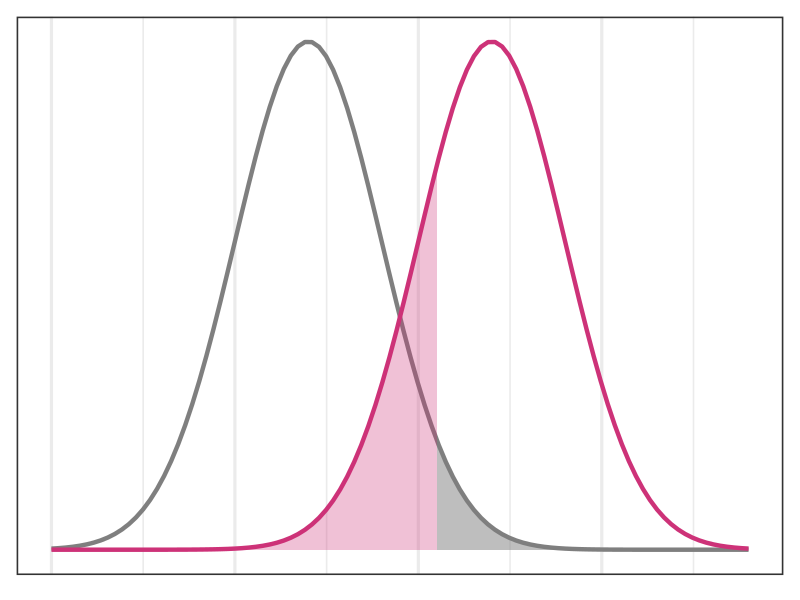
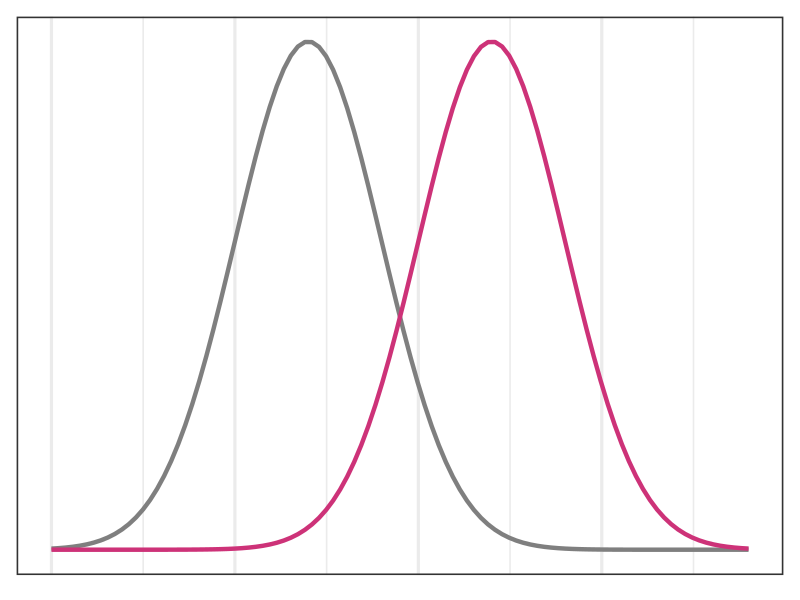
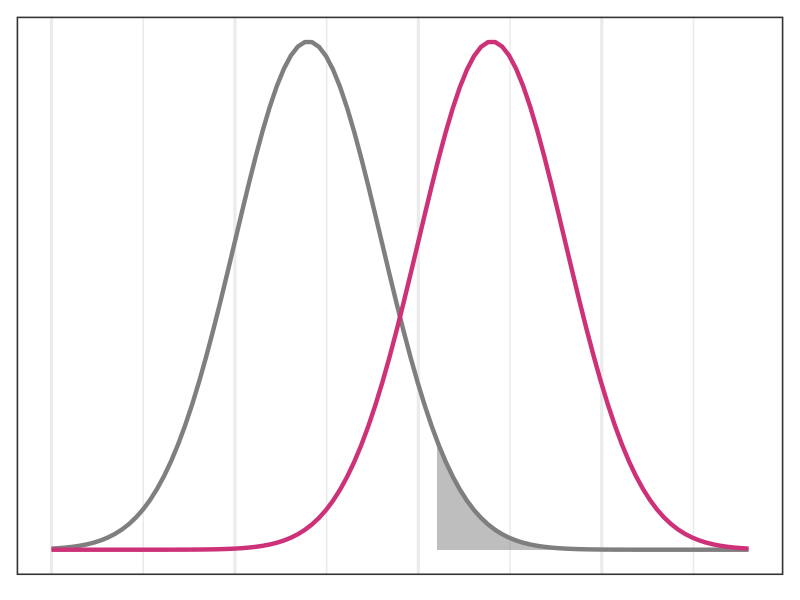
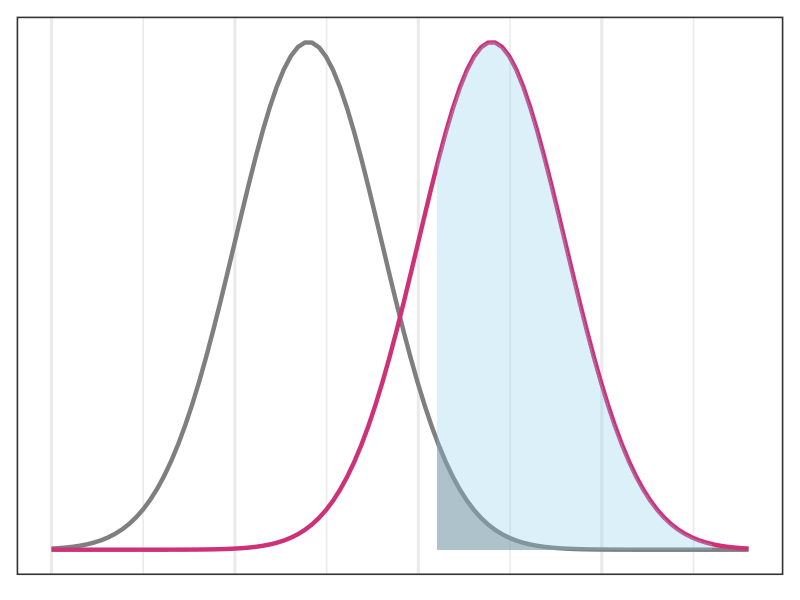
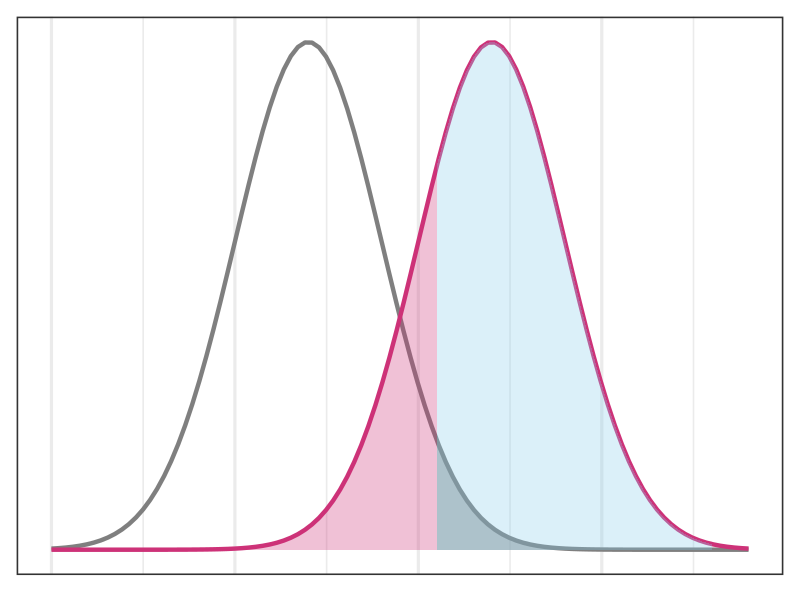
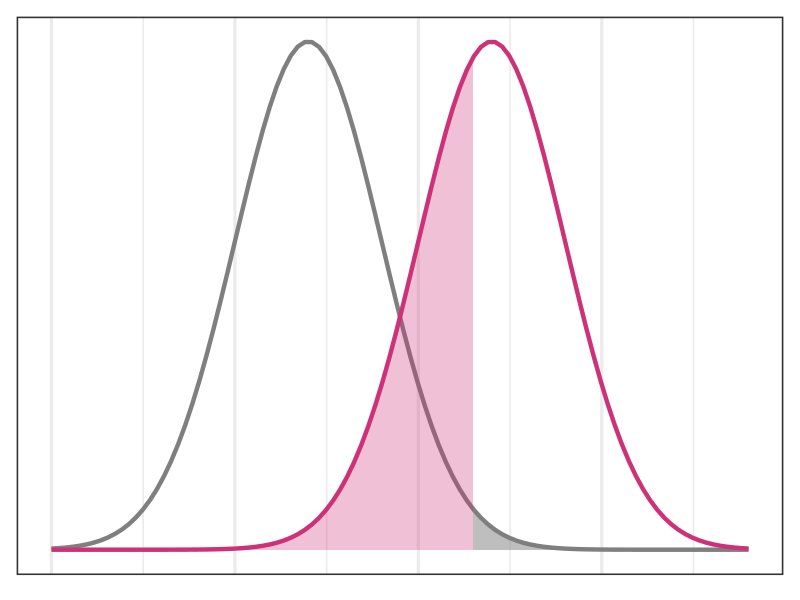
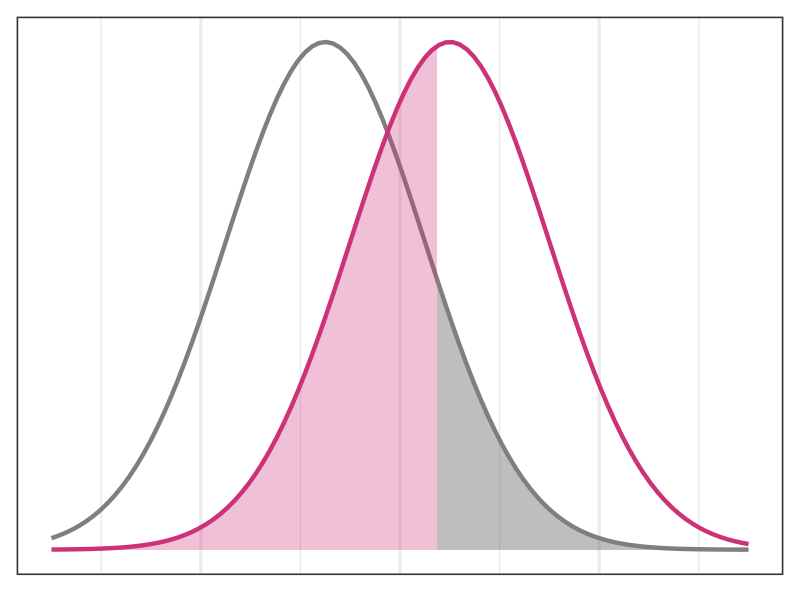
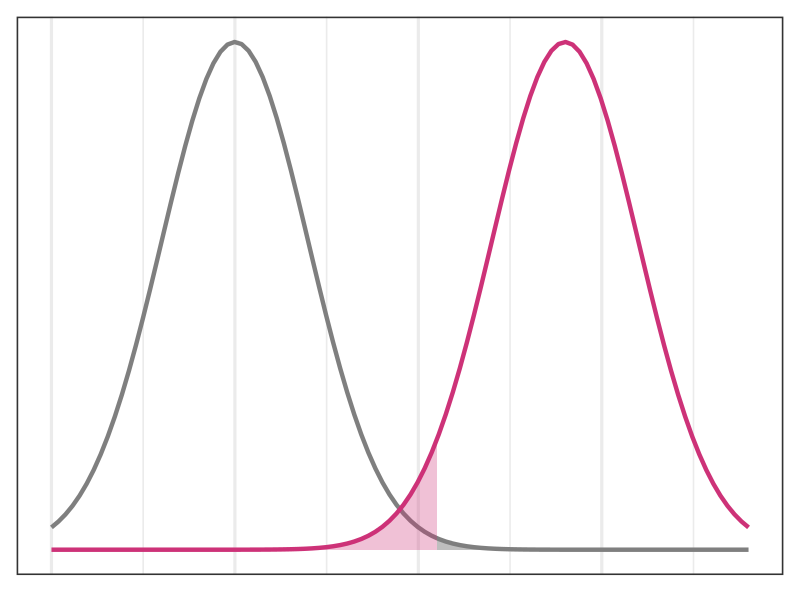

Write R code to recreate these figures, in order.
# lecture08 script
library(tidyverse)

# set working directory
setwd(dirname(rstudioapi::getActiveDocumentContext()$path))

##############
# t test in R
##############
# set random seed
set.seed(76)

# make populations for butterfly
y1 <- rnorm(14, 32, 2.5)
y2 <- rnorm(12, 28, 3.4)

# calculate t test with t.test
t.test(y1, y2)

##############
# Power calculations
##############

data.frame(x = c(-5,4.5)) %>%
    ggplot2::ggplot(.) +
    ggplot2::aes(x) +
    ggplot2::stat_function(fun = dnorm, 
                           n = 100, 
                           args = list(mean = -1.5, sd = 1),
                           color = "grey50", size = 1.5) + 
    ggplot2::stat_function(fun = dnorm, 
                           n = 100, 
                           args = list(mean = 1, sd = 1),
                           color = "violetred3", size = 1.5) + 
    ggplot2::scale_y_continuous(breaks = NULL) +
    ggplot2::theme_bw(24) +
    ggplot2::theme(axis.title = element_blank(),
                   axis.text = element_blank(),
                   axis.ticks = element_blank()) +
    ggplot2::stat_function(fun = dnorm,
                           n = 100,
                           geom = "area",
                           args = list(mean = -1.5, sd = 1),
                           xlim = c(0.25, 4),
                           alpha = 0.5,
                           fill = "grey50", size = 1.5) +
    ggplot2::stat_function(fun = dnorm,
                           n = 100,
                           geom = "area",
                           args = list(mean = 1, sd = 1),
                           xlim = c(-4, 0.25),
                           alpha = 0.3,
                           fill = "violetred3", size = 1.5)
ggsave("power_plot1.png", height = 4, width = 7)

data.frame(x = c(-5,4.5)) %>%
    ggplot2::ggplot(.) +
    ggplot2::aes(x) +
    ggplot2::stat_function(fun = dnorm, 
                           n = 100, 
                           args = list(mean = -1.5, sd = 1),
                           color = "grey50", size = 1.5) + 
    ggplot2::stat_function(fun = dnorm, 
                           n = 100, 
                           args = list(mean = 1, sd = 1),
                           color = "violetred3", size = 1.5) + 
    ggplot2::scale_y_continuous(breaks = NULL) +
    ggplot2::theme_bw(24) +
    ggplot2::theme(axis.title = element_blank(),
                   axis.text = element_blank(),
                   axis.ticks = element_blank())
    # ggplot2::stat_function(fun = dnorm,
    #                        n = 100,
    #                        geom = "area",
    #                        args = list(mean = -1.5, sd = 1),
    #                        xlim = c(0.25, 4),
    #                        alpha = 0.5,
    #                        fill = "grey50", size = 1.5) +
    # ggplot2::stat_function(fun = dnorm,
    #                        n = 100,
    #                        geom = "area",
    #                        args = list(mean = 1, sd = 1),
    #                        xlim = c(-4, 0.25),
    #                        alpha = 0.3,
    #                        fill = "violetred3", size = 1.5)
ggsave("power_plot2.png", height = 4, width = 7)

data.frame(x = c(-5,4.5)) %>%
    ggplot2::ggplot(.) +
    ggplot2::aes(x) +
    ggplot2::stat_function(fun = dnorm, 
                           n = 100, 
                           args = list(mean = -1.5, sd = 1),
                           color = "grey50", size = 1.5) + 
    ggplot2::stat_function(fun = dnorm, 
                           n = 100, 
                           args = list(mean = 1, sd = 1),
                           color = "violetred3", size = 1.5) + 
    ggplot2::scale_y_continuous(breaks = NULL) +
    ggplot2::theme_bw(24) +
    ggplot2::theme(axis.title = element_blank(),
                   axis.text = element_blank(),
                   axis.ticks = element_blank()) +
ggplot2::stat_function(fun = dnorm,
                       n = 100,
                       geom = "area",
                       args = list(mean = -1.5, sd = 1),
                       xlim = c(0.25, 4),
                       alpha = 0.5,
                       fill = "grey50", size = 1.5)
# ggplot2::stat_function(fun = dnorm,
#                        n = 100,
#                        geom = "area",
#                        args = list(mean = 1, sd = 1),
#                        xlim = c(-4, 0.25),
#                        alpha = 0.3,
#                        fill = "violetred3", size = 1.5)
ggsave("power_plot3.png", height = 4, width = 7)

# plot power
data.frame(x = c(-5,4.5)) %>%
    ggplot2::ggplot(.) +
    ggplot2::aes(x) +
    ggplot2::stat_function(fun = dnorm, 
                           n = 100, 
                           args = list(mean = -1.5, sd = 1),
                           color = "grey50", size = 1.5) + 
    ggplot2::stat_function(fun = dnorm, 
                           n = 100, 
                           args = list(mean = 1, sd = 1),
                           color = "violetred3", size = 1.5) + 
    ggplot2::scale_y_continuous(breaks = NULL) +
    ggplot2::theme_bw(24) +
    ggplot2::theme(axis.title = element_blank(),
                   axis.text = element_blank(),
                   axis.ticks = element_blank()) +
    ggplot2::stat_function(fun = dnorm,
                           n = 100,
                           geom = "area",
                           args = list(mean = -1.5, sd = 1),
                           xlim = c(0.25, 4),
                           alpha = 0.5,
                           fill = "grey50", size = 1.5) +
    ggplot2::stat_function(fun = dnorm,
                           n = 100,
                           geom = "area",
                           args = list(mean = 1, sd = 1),
                           xlim = c(0.25, 4),
                           alpha = 0.3,
                           fill = "skyblue", size = 1.5)
ggsave("power_plot7.png", height = 4, width = 7)

# plot power, alpha, beta
data.frame(x = c(-5,4.5)) %>%
    ggplot2::ggplot(.) +
    ggplot2::aes(x) +
    ggplot2::stat_function(fun = dnorm, 
                           n = 100, 
                           args = list(mean = -1.5, sd = 1),
                           color = "grey50", size = 1.5) + 
    ggplot2::stat_function(fun = dnorm, 
                           n = 100, 
                           args = list(mean = 1, sd = 1),
                           color = "violetred3", size = 1.5) + 
    ggplot2::scale_y_continuous(breaks = NULL) +
    ggplot2::theme_bw(24) +
    ggplot2::theme(axis.title = element_blank(),
                   axis.text = element_blank(),
                   axis.ticks = element_blank()) +
    ggplot2::stat_function(fun = dnorm,
                           n = 100,
                           geom = "area",
                           args = list(mean = -1.5, sd = 1),
                           xlim = c(0.25, 4),
                           alpha = 0.5,
                           fill = "grey50", size = 1.5) +
    ggplot2::stat_function(fun = dnorm,
                           n = 100,
                           geom = "area",
                           args = list(mean = 1, sd = 1),
                           xlim = c(0.25, 4),
                           alpha = 0.3,
                           fill = "skyblue", size = 1.5) +
    ggplot2::stat_function(fun = dnorm,
                           n = 100,
                           geom = "area",
                           args = list(mean = 1, sd = 1),
                           xlim = c(-4, 0.25),
                           alpha = 0.3,
                           fill = "violetred3", size = 1.5)
ggsave("power_plot8.png", height = 4, width = 7)

# change alpha

data.frame(x = c(-5,4.5)) %>%
    ggplot2::ggplot(.) +
    ggplot2::aes(x) +
    ggplot2::stat_function(fun = dnorm, 
                           n = 100, 
                           args = list(mean = -1.5, sd = 1),
                           color = "grey50", size = 1.5) + 
    ggplot2::stat_function(fun = dnorm, 
                           n = 100, 
                           args = list(mean = 1, sd = 1),
                           color = "violetred3", size = 1.5) + 
    ggplot2::scale_y_continuous(breaks = NULL) +
    ggplot2::theme_bw(24) +
    ggplot2::theme(axis.title = element_blank(),
                   axis.text = element_blank(),
                   axis.ticks = element_blank()) +
    ggplot2::stat_function(fun = dnorm,
                           n = 100,
                           geom = "area",
                           args = list(mean = -1.5, sd = 1),
                           xlim = c(0.75, 4),
                           alpha = 0.5,
                           fill = "grey50", size = 1.5)+
    ggplot2::stat_function(fun = dnorm,
                       n = 100,
                       geom = "area",
                       args = list(mean = 1, sd = 1),
                       xlim = c(-4, 0.75),
                       alpha = 0.3,
                       fill = "violetred3", size = 1.5)
ggsave("power_plot4.png", height = 4, width = 7)

# increase sd
data.frame(x = c(-7,7)) %>%
    ggplot2::ggplot(.) +
    ggplot2::aes(x) +
    ggplot2::stat_function(fun = dnorm, 
                           n = 100, 
                           args = list(mean = -1.5, sd = 2),
                           color = "grey50", size = 1.5) + 
    ggplot2::stat_function(fun = dnorm, 
                           n = 100, 
                           args = list(mean = 1, sd = 2),
                           color = "violetred3", size = 1.5) + 
    ggplot2::scale_y_continuous(breaks = NULL) +
    ggplot2::theme_bw(24) +
    ggplot2::theme(axis.title = element_blank(),
                   axis.text = element_blank(),
                   axis.ticks = element_blank()) +
    ggplot2::stat_function(fun = dnorm,
                           n = 100,
                           geom = "area",
                           args = list(mean = -1.5, sd = 2),
                           xlim = c(0.75, 7),
                           alpha = 0.5,
                           fill = "grey50", size = 1.5)+
    ggplot2::stat_function(fun = dnorm,
                           n = 100,
                           geom = "area",
                           args = list(mean = 1, sd = 2),
                           xlim = c(-7, 0.75),
                           alpha = 0.3,
                           fill = "violetred3", size = 1.5)
ggsave("power_plot5.png", height = 4, width = 7)

# increase diff in means
data.frame(x = c(-5,4.5)) %>%
    ggplot2::ggplot(.) +
    ggplot2::aes(x) +
    ggplot2::stat_function(fun = dnorm, 
                           n = 100, 
                           args = list(mean = -2.5, sd = 1),
                           color = "grey50", size = 1.5) + 
    ggplot2::stat_function(fun = dnorm, 
                           n = 100, 
                           args = list(mean = 2, sd = 1),
                           color = "violetred3", size = 1.5) + 
    ggplot2::scale_y_continuous(breaks = NULL) +
    ggplot2::theme_bw(24) +
    ggplot2::theme(axis.title = element_blank(),
                   axis.text = element_blank(),
                   axis.ticks = element_blank()) +
    ggplot2::stat_function(fun = dnorm,
                           n = 100,
                           geom = "area",
                           args = list(mean = -2.5, sd = 1),
                           xlim = c(0.25, 4),
                           alpha = 0.5,
                           fill = "grey50", size = 1.5) +
    ggplot2::stat_function(fun = dnorm,
                           n = 100,
                           geom = "area",
                           args = list(mean = 2, sd = 1),
                           xlim = c(-4, 0.25),
                           alpha = 0.3,
                           fill = "violetred3", size = 1.5)
ggsave("power_plot6.png", height = 4, width = 7)

# power t test - has 5 params, you supply 4 and it gives the 5th
power.t.test(n = 20, delta = 2, sd = 1, sig.level = 0.05)

# lets test power across a variety of n with fixed delta and sd
power <- data.frame(delta = 2, sd = 1, alpha = 0.05, n = c(3,5,10,15,20)) %>%
    dplyr::mutate(power = power.t.test(n = n, delta = delta, sd = sd, sig.level = alpha)[[5]])

power %>%
    ggplot2::ggplot(.) +
    ggplot2::aes(x = n, y = power) +
    ggplot2::geom_line(size = 1.5) +
    ggplot2::geom_point(size = 3) +
    ggplot2::theme_bw(24) +
    ggplot2::labs(x = "Sample size, n", y = "Power") +
    ggplot2::geom_hline(yintercept = 0.8, color = "red", linetype = 2, size = 1.5)
ggsave("power-by-n.png", height = 4, width = 7)

# lets test power across a variety of n and eff size with fixed delta and sd
power <- data.frame(delta = "0.25, 0.5, 1, 1.5, 2", sd = 1, alpha = 0.05, n = c(3,5,10,15,20)) %>%
    tidyr::separate_rows(delta, sep = ",", convert = T) %>%
    dplyr::mutate(power = power.t.test(n = n, delta = delta, sd = sd, sig.level = alpha)[[5]])

power %>%
    ggplot2::ggplot(.) +
    ggplot2::aes(x = delta, y = power, color = factor(n), group = n) +
    ggplot2::geom_line(size = 1.5) +
    ggplot2::geom_point(size = 3) +
    ggplot2::theme_bw(24) +
    ggplot2::scale_color_manual(values = c("3" = "yellow", "5" = "orange", "10" = "darkgreen",
                                           "15" = "blue", "20" = "purple"),
                                name = "Sample size, n") +
    ggplot2::labs(x = "Difference in means", y = "Power") +
    ggplot2::geom_hline(yintercept = 0.8, color = "red", linetype = 2, size = 1.5)
ggsave("power-by-n2.png", height = 4, width = 10)

# paired test - cAMP
df <- data.frame(control = c(6.01, 2.28, 1.51, 2.12),
                 progesterone = c(5.23, 1.21, 1.40, 1.38)) %>%
    dplyr::mutate(diff = control - progesterone)
t.test(df$control, df$progesterone, paired = T)
t.test(df$diff)
t.test(df$control, df$progesterone, mu = 1, paired = T)
